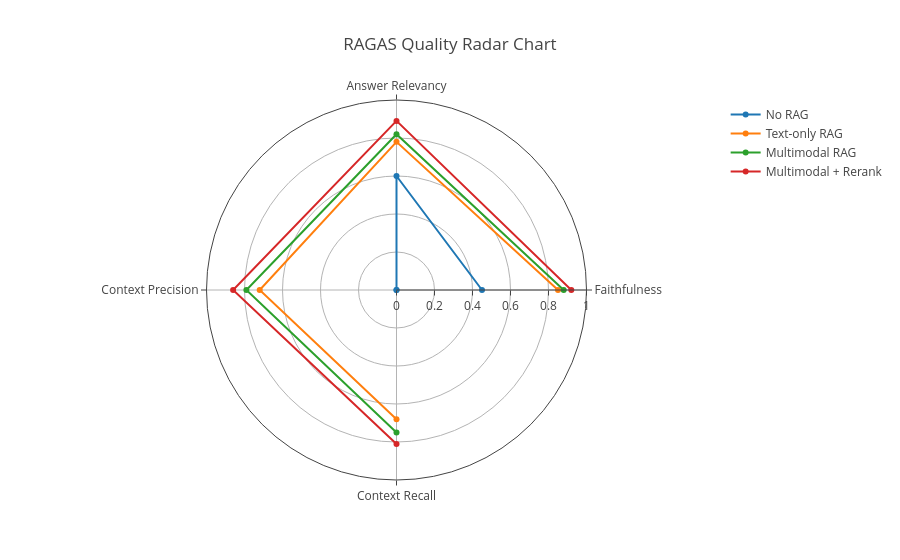

The cell this chart's notebook holds for it:
### Code cell
# RAGAS Radar Chart
metrics = ['Faithfulness', 'Answer Relevancy', 'Context Precision', 'Context Recall']

fig = go.Figure()

fig.add_trace(go.Scatterpolar(
    r=[0.45, 0.60, 0.00, 0.00],
    theta=metrics,
    name='No RAG'
))

fig.add_trace(go.Scatterpolar(
    r=[0.85, 0.78, 0.72, 0.68],
    theta=metrics,
    name='Text-only RAG'
))

fig.add_trace(go.Scatterpolar(
    r=[0.88, 0.82, 0.79, 0.75],
    theta=metrics,
    name='Multimodal RAG'
))

fig.add_trace(go.Scatterpolar(
    r=[0.92, 0.89, 0.86, 0.81],
    theta=metrics,
    name='Multimodal + Rerank'
))

fig.update_layout(
    polar=dict(
        radialaxis=dict(
            visible=True,
            range=[0, 1]
        )
    ),
    title="RAGAS Quality Radar Chart"
)

fig.show()

### Figure 1 — Plotly figure (JSON) as saved in the notebook; plotly's stock layout.template omitted (floating-point values rounded to 4 significant figures)
{"data": [{"name": "No RAG", "r": [0.45, 0.6, 0.0, 0.0], "theta": ["Faithfulness", "Answer Relevancy", "Context Precision", "Context Recall"], "type": "scatterpolar"}, {"name": "Text-only RAG", "r": [0.85, 0.78, 0.72, 0.68], "theta": ["Faithfulness", "Answer Relevancy", "Context Precision", "Context Recall"], "type": "scatterpolar"}, {"name": "Multimodal RAG", "r": [0.88, 0.82, 0.79, 0.75], "theta": ["Faithfulness", "Answer Relevancy", "Context Precision", "Context Recall"], "type": "scatterpolar"}, {"name": "Multimodal + Rerank", "r": [0.92, 0.89, 0.86, 0.81], "theta": ["Faithfulness", "Answer Relevancy", "Context Precision", "Context Recall"], "type": "scatterpolar"}], "layout": {"polar": {"radialaxis": {"range": [0, 1], "visible": true}}, "title": "RAGAS Quality Radar Chart"}}
